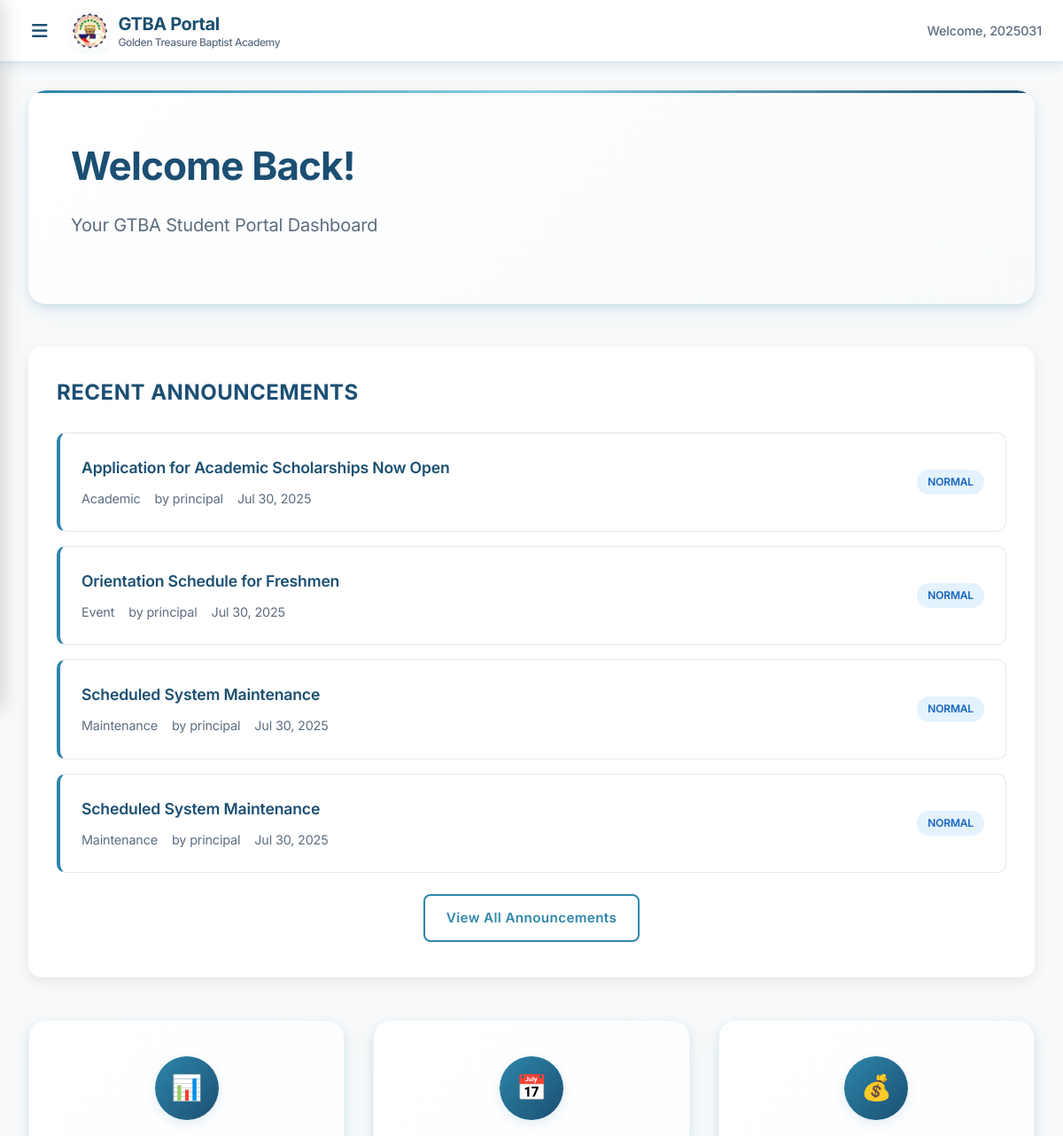
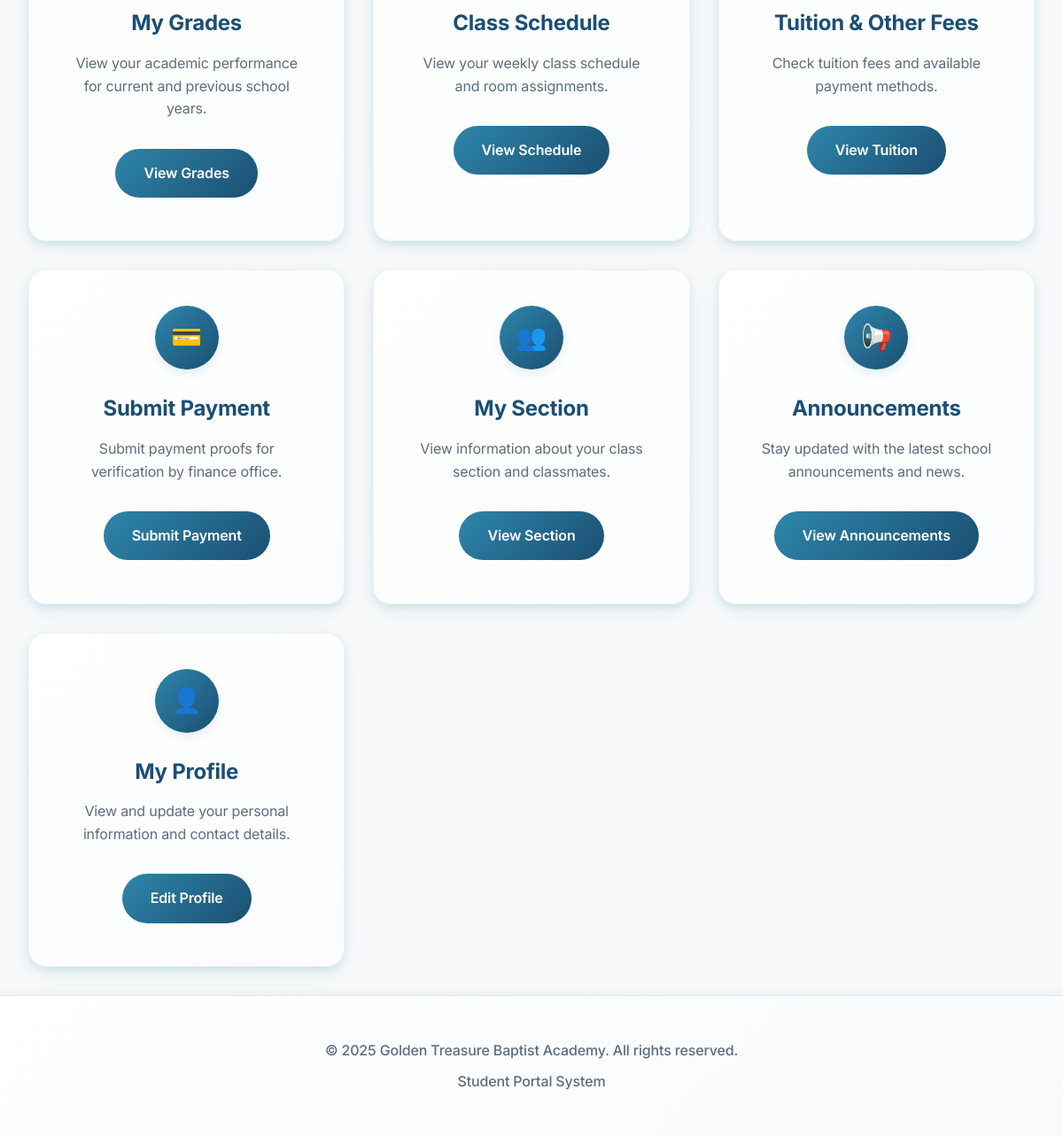
/student/dashboard.php (signed in), run on the app's committed database (2 pictures, top to bottom).
### tables this page shows
CREATE TABLE `announcements` (
  `id` int NOT NULL,
  `title` varchar(255) NOT NULL,
  `content` text NOT NULL,
  `announcement_type` enum('General','Academic','Event','Emergency','Holiday','Maintenance') DEFAULT 'General',
  `target_audience` enum('All','Students','Teachers','Staff','Specific Grade') DEFAULT 'All',
  `target_grade_level_id` int DEFAULT NULL,
  `priority` enum('Low','Normal','High','Urgent') DEFAULT 'Normal',
  `is_published` tinyint(1) DEFAULT '0',
  `is_pinned` tinyint(1) DEFAULT '0',
  `publish_date` date NOT NULL,
  `expiry_date` date DEFAULT NULL,
  `has_attachments` tinyint(1) DEFAULT '0',
  `attachment_count` int DEFAULT '0',
  `created_by` int NOT NULL,
  `created_at` timestamp NULL DEFAULT CURRENT_TIMESTAMP,
  `updated_at` timestamp NULL DEFAULT CURRENT_TIMESTAMP ON UPDATE CURRENT_TIMESTAMP
);

CREATE TABLE `users` (
  `id` int NOT NULL,
  `username` varchar(50) NOT NULL,
  `email` varchar(100) NOT NULL,
  `profile_picture` varchar(255) DEFAULT NULL,
  `password` varchar(255) NOT NULL,
  `role_id` int NOT NULL,
  `is_active` tinyint(1) DEFAULT '1',
  `archived_at` timestamp NULL DEFAULT NULL,
  `privacy_policy_accepted` tinyint(1) DEFAULT '0',
  `privacy_policy_accepted_at` timestamp NULL DEFAULT NULL,
  `privacy_policy_ip_address` varchar(45) DEFAULT NULL,
  `email_verified_at` timestamp NULL DEFAULT NULL,
  `remember_token` varchar(100) DEFAULT NULL,
  `created_at` timestamp NULL DEFAULT CURRENT_TIMESTAMP,
  `updated_at` timestamp NULL DEFAULT CURRENT_TIMESTAMP ON UPDATE CURRENT_TIMESTAMP
);

### student/dashboard.php (the view, shortened to what this page needs)
<?php
try {
    $database = new Database();
    $db = $database->connect();
    $query = "SELECT a.*, u.username as created_by_username
              FROM announcements a
              LEFT JOIN users u ON a.created_by = u.id
              WHERE a.is_published = 1 AND (a.target_audience = 'All' OR a.target_audience = 'Students')
              ORDER BY a.created_at DESC
              LIMIT 5";
    $stmt = $db->prepare($query);
    $stmt->execute();
    $recent_announcements = $stmt->fetchAll(PDO::FETCH_ASSOC);
} catch (Exception $e) {
    $error_message = "Unable to load student information.";
    error_log("Student dashboard error: " . $e->getMessage());
}
$base_url = '../';
?>
<div class="welcome-section">
    <h1 class="welcome-title">Welcome Back!</h1>
    <p class="welcome-subtitle">Your GTBA Student Portal Dashboard</p>
</div>
<?php if (!empty($recent_announcements)): ?>
<div class="recent-announcements-section">
    <h2 class="section-title">Recent Announcements</h2>
    <div class="announcements-list">
        <?php foreach ($recent_announcements as $announcement): ?>
            <div class="announcement-item clickable-announcement"
                 data-id="<?php echo $announcement['id']; ?>"
                 data-title="<?php echo htmlspecialchars($announcement['title']); ?>"
                 data-content="<?php echo htmlspecialchars($announcement['content']); ?>"
                 data-type="<?php echo htmlspecialchars($announcement['announcement_type']); ?>"
                 data-priority="<?php echo htmlspecialchars($announcement['priority']); ?>"
                 data-author="<?php echo htmlspecialchars($announcement['created_by_username']); ?>"
                 data-date="<?php echo date('M j, Y', strtotime($announcement['created_at'])); ?>"
                 data-attachments="<?php echo htmlspecialchars(json_encode($announcement['attachments'])); ?>"
                 style="cursor: pointer;">
                <div class="announcement-info">
                    <div class="announcement-title">
                        <?php echo htmlspecialchars($announcement['title']); ?>
                    </div>
                    <div class="announcement-details">
                        <span class="type"><?php echo htmlspecialchars($announcement['announcement_type']); ?></span>
                        <span class="author">by <?php echo htmlspecialchars($announcement['created_by_username']); ?></span>
                        <span class="date"><?php echo date('M j, Y', strtotime($announcement['created_at'])); ?></span>
                    </div>
                </div>
                <div class="announcement-status">
                    <span class="priority-badge priority-<?php echo strtolower($announcement['priority']); ?>">
                        <?php echo htmlspecialchars($announcement['priority']); ?>
                    </span>
                </div>
            </div>
        <?php endforeach; ?>
    </div>
    <div class="announcements-footer">
        <a href="../shared/announcements.php" class="btn btn-outline">View All Announcements</a>
    </div>
</div>
<?php endif; ?>
<div class="dashboard-grid">
    <div class="dashboard-card">
        <div class="card-icon">📊</div>
        <h3 class="card-title">My Grades</h3>
        <p class="card-description">View your academic performance for current and previous school years.</p>
        <a href="grade_history.php" class="card-link">View Grades</a>
    </div>
    <div class="dashboard-card">
        <div class="card-icon">📅</div>
        <h3 class="card-title">Class Schedule</h3>
        <p class="card-description">View your weekly class schedule and room assignments.</p>
        <a href="schedule.php" class="card-link">View Schedule</a>
    </div>
    <div class="dashboard-card">
        <div class="card-icon">💰</div>
        <h3 class="card-title">Tuition & Other Fees</h3>
        <p class="card-description">Check tuition fees and available payment methods.</p>
        <a href="tuition.php" class="card-link">View Tuition</a>
    </div>
    <div class="dashboard-card">
        <div class="card-icon">💳</div>
        <h3 class="card-title">Submit Payment</h3>
        <p class="card-description">Submit payment proofs for verification by finance office.</p>
        <a href="payments.php" class="card-link">Submit Payment</a>
    </div>
    <div class="dashboard-card">
        <div class="card-icon">👥</div>
        <h3 class="card-title">My Section</h3>
        <p class="card-description">View information about your class section and classmates.</p>
        <a href="section.php" class="card-link">View Section</a>
    </div>
    <div class="dashboard-card">
        <div class="card-icon">📢</div>
        <h3 class="card-title">Announcements</h3>
        <p class="card-description">Stay updated with the latest school announcements and news.</p>
        <a href="announcements.php" class="card-link">View Announcements</a>
    </div>
    <div class="dashboard-card">
        <div class="card-icon">👤</div>
        <h3 class="card-title">My Profile</h3>
        <p class="card-description">View and update your personal information and contact details.</p>
        <a href="../profile/edit.php" class="card-link">Edit Profile</a>
    </div>
</div>
<?php
$content = ob_get_clean();
include '../includes/header.php';
echo $content;
include '../includes/footer.php';
?>

### includes/header.php (shortened to what this page needs)
<!DOCTYPE html>
<html lang="en">
<head>
    <link rel="stylesheet" href="<?php echo $base_url ?? '../'; ?>assets/css/style.css">
    <link rel="stylesheet" href="https://cdnjs.cloudflare.com/ajax/libs/font-awesome/6.0.0/css/all.min.css">
</head>
<body>
    <header class="header">
        <div class="header-content">
            <?php if (isset($_SESSION['role'])): ?>
            <button class="sidebar-trigger" id="sidebarTrigger">
                <i class="fas fa-bars"></i>
            </button>
            <?php endif; ?>
            <div class="header-logo">
                <img src="<?php echo $base_url ?? '../'; ?>assets/images/school-logo.png" alt="GTBA Logo" class="logo-img">
                <div class="logo-text">
                    GTBA Portal
                    <span class="logo-subtitle">Golden Treasure Baptist Academy</span>
                </div>
            </div>
            <div class="header-actions">
                <?php if (isset($_SESSION['role'])): ?>
                <div class="user-profile">
                    <span class="welcome-text">Welcome, <?php echo htmlspecialchars($_SESSION['username']); ?></span>
                </div>
                <?php endif; ?>
            </div>
        </div>
    </header>
    <div class="main-wrapper" id="mainWrapper">
        <main class="main-content">
            <div class="container">

### includes/footer.php (shortened to what this page needs)
            </div>
        </main>
    </div>
    <footer class="footer">
        <div class="container">
            <p>&copy; <?php echo date('Y'); ?> Golden Treasure Baptist Academy. All rights reserved.</p>
            <p>Student Portal System</p>
        </div>
    </footer>
</body>
</html>

### student/dashboard.php (style rules this page uses)
.recent-announcements-section { background: var(--white); border-radius: 15px; padding: 2rem; margin-bottom: 2rem; box-shadow: 0 5px 15px rgba(0,0,0,0.08); }
.section-title { color: var(--dark-blue); margin-bottom: 1.5rem; font-size: 1.5rem; font-weight: 700; }
.announcements-list { display: flex; flex-direction: column; gap: 1rem; }
.announcement-item { background: var(--white); border: 1px solid var(--border-gray); border-radius: 10px; padding: 1.5rem; transition: all 0.3s ease; border-left: 4px solid var(--primary-blue); display: flex; justify-content: space-between; align-items: center; }
.announcement-info { flex: 1; }
.announcement-title { font-weight: 600; color: var(--dark-blue); margin-bottom: 0.5rem; font-size: 1.1rem; }
.announcement-details { display: flex; gap: 1rem; font-size: 0.9rem; color: var(--gray); flex-wrap: wrap; }
.announcement-status { display: flex; align-items: center; }
.priority-badge { padding: 0.25rem 0.75rem; border-radius: 20px; font-size: 0.75rem; font-weight: 600; text-transform: uppercase; }
.priority-normal { background: #e3f2fd; color: #1565c0; }
.announcements-footer { text-align: center; margin-top: 1.5rem; }
.btn { background: var(--primary-blue); color: white; padding: 0.75rem 1.5rem; border: none; border-radius: 8px; text-decoration: none; font-weight: 600; transition: all 0.3s ease; display: inline-block; }
.btn-outline { background: white; color: var(--primary-blue); border: 2px solid var(--primary-blue); }

### data on the page
announcements: title "Application for Academic Scholarships Now Open", announcement_type "Academic", created_by.username "principal", created_at "Jul 30, 2025", priority "NORMAL"
announcements: title "Orientation Schedule for Freshmen", announcement_type "Event", created_by.username "principal", created_at "Jul 30, 2025", priority "NORMAL"
announcements: title "Scheduled System Maintenance", announcement_type "Maintenance", created_by.username "principal", created_at "Jul 30, 2025", priority "NORMAL"

### other printed values
$_SESSION['username'] "2025031"
